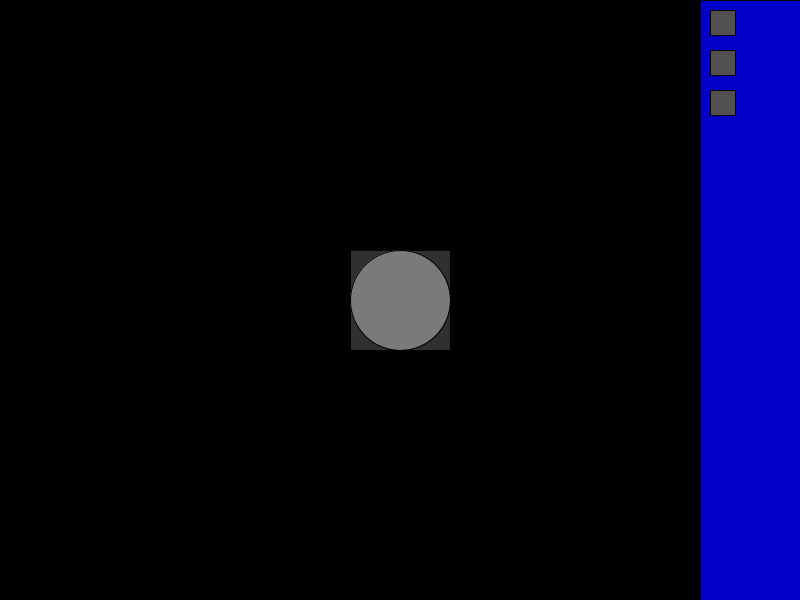
Frame 1 (no input)
Frame 60 (the mouse pressed at the canvas centre just before this capture): identical to frame 1, image omitted
Frame 120 (the mouse held since frame 60 and released just before this capture): identical to frame 1, image omitted

The Processing sketch that drew this single still picture (run headless with seeded random() and noise(); from frame 60 on, the mouse is pressed at the canvas centre):

// Processing sketch: CookieClicker
// ── CookieClicker.pde
float cookies = 0;
float cPS = 0; // cookies per second
float cPC = 1; // cookies per click, affected by purchased upgrades (not machines i.e. cursors)
int upgrade1 = 0; // "cursor" += 1cps
int upgrade2 = 0; // "grandma" += 2cps
int upgrade3 = 0; // "farm" += 5cps

BigCookie Cookie;
Store sideStore;

void setup() {
  size(800, 600);

  Cookie = new BigCookie(width/2, height/2, 50, 1);
  sideStore = new Store(width-100, 0, 100, height);
}

void draw() {
  background(0);

  Cookie.display();
  sideStore.display();

  addCookies();

  println("\r\nCookies & Upgrades: " + (int) cookies + "   " + upgrade1 + "    " + upgrade2 + "    " + upgrade3);
  println("Upgrade Prices: " + (100.0+((upgrade1)*10.0)) + "    " + (250.0+((upgrade2)*10.0)) + "    " + (500.0+((upgrade3)*10.0)));

  if (keyPressed && key == '\\') {
    cookies += 100;
  }
}

void mouseClicked() {
  Cookie.click();
}

void addCookies() {
  cPS = upgrade1*1 + upgrade2*2 + upgrade3*5;

  cookies+=cPS;

  if (cPS != 0 && frameCount%30 == 10) {
  }
}

// ── BigCookie.pde
class BigCookie {
  float x, y; // x, y
  float r; // radius
  float rs; // 
  float cS = 1; // cookie's swell amount
  boolean cSwell = false; // cookie swelling?

  BigCookie(float xt, float yt, float rt, float rst) {
    x = xt;
    y = yt;
    r = rt;
    rs = rst;
  }

  void display() {
    if (cSwell && cS <= 1.25) {
      cS*=1.1;
    } else if (cSwell && cS >= 1.25) {
      cSwell = false;
      cS/=1.1;
    } else if (cS > 1) {
      cS/=1.1;
    }
    pushMatrix();
    translate(x, y);
    scale(cS);
    fill(251, 243, 243, 50);
    rect(-r, -r, r*2, r*2);
    fill(122.5);
    ellipse(0, 0, r*2, r*2);
    popMatrix();
  }

  void click() {
    // assume called only if mouseClicked, add cookies. NOT PRESSED, clicked or released
    if (sqrt(sq(mouseX-x) + sq(mouseY-y)) <= r) {
      cookies += cPC;
      swell();
    }
  }

  void swell() {
    cSwell = true;
  }
}

// ── Store.pde
class Store {
  float x, y, w, h;
  boolean pMousePressed = mousePressed;

  Store (float xt, float yt, float wt, float ht) {
    x = xt;
    y = yt;
    w = wt;
    h = ht;
  }

  void display() {
    pushMatrix();
    translate(x, y);

    fill(0, 0, 200);
    rect(0, 0, w, h);

    itemBox(10, 10, 1);
    itemBox(10, 50, 2);
    itemBox(10, 90, 3);

    pMousePressed = mousePressed;
    popMatrix();
  }

  void itemBox(float x2, float y2, int upgradeNum) {
    fill(80);

    if (pMousePressed != mousePressed && !mousePressed && mouseX > x+x2 && mouseY > y+y2 && mouseX < x+x2+w/4 && mouseY < y+y2+w/4) { // clicked in box
      tryUpgrade(upgradeNum);
      fill(100);
    }

    rect(x2, y2, w/4, w/4);
  }

  void tryUpgrade(int uNum) {
    switch (uNum) {
    case 1:
      if (cookies >= 100.0+((upgrade1)*10.0)) {
        upgrade1++;
        cookies-=100.0+((upgrade1)*10.0);
        break;
      }
    case 2:
      if (cookies >= 250.0+((upgrade2)*10.0)) {
        upgrade2++;
        cookies-=250.0+((upgrade2)*10.0);
        break;
      }
    case 3:
      if (cookies >= 500.0+((upgrade3)*10.0)) {
        upgrade3++;
        cookies-=500.0+((upgrade3)*10.0);
        break;
      }
    default:
      println("Not a valid upgrade id (itemBox)");
      break;
    }
  }
}
